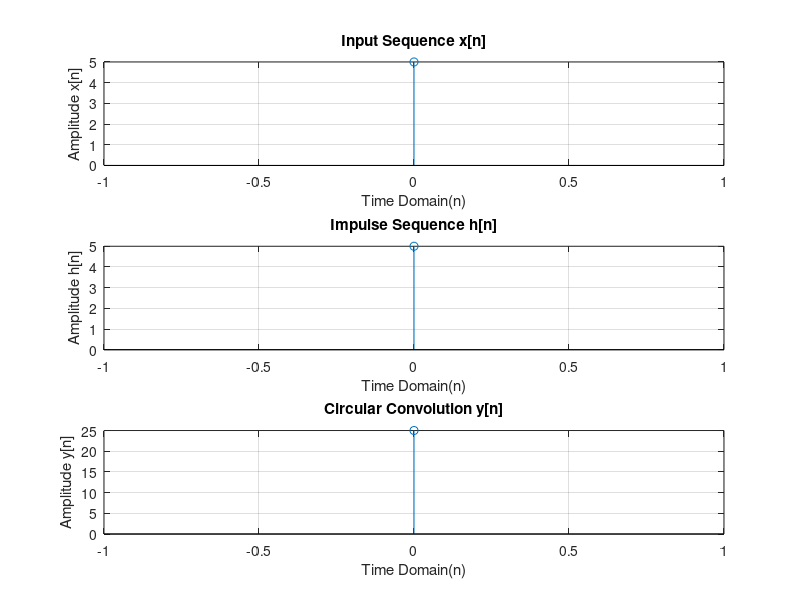

Reproduce this figure in MATLAB. (Note: this script raises an error after producing the figure.)
% Plot the Circular Convolution of two sequence x[n] and h[n]
% x=[1 0 -1 1 2 1];
% h=[1 1 1 1 1];
% Taking Input from user
x=input('Enter the input sequence x[n]=');
h=input("Enter the impulse sequence h[n]=");

l1=length(x);
l2=length(h);
N=max(l1,l2);

n1=0:1:length(x)-1;
n2=0:1:length(h)-1;
n=0:1:N-1;

y=cconv(x, h, N);
disp('Circular Convolution of two sequence of y[n] = x[n]*h[n]');
disp(y);

subplot(3,1,1);
stem(n1, x);
xlabel("Time Domain(n)");
ylabel("Amplitude x[n]");
title("Input Sequence x[n]");
%axis([-2 6 -1.5 2.5]);
grid on;

subplot(3,1,2);
stem(n2, h);
xlabel("Time Domain(n)");
ylabel("Amplitude h[n]");
title("Impulse Sequence h[n]");
%axis([-1 5 -0.5 1.5]);
grid on;

subplot(3,1,3);
stem(n, y);
xlabel("Time Domain(n)");
ylabel("Amplitude y[n]");
title("Circular Convolution y[n]");
%axis([-1 10 -1 5]);
grid on;

sgtitle("Plot of Circular Convolution of two sequence y[n] = x[n]*h[n]");